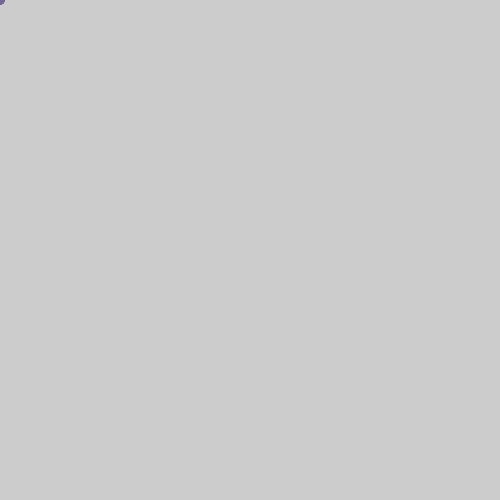
Frame 1 (no input)
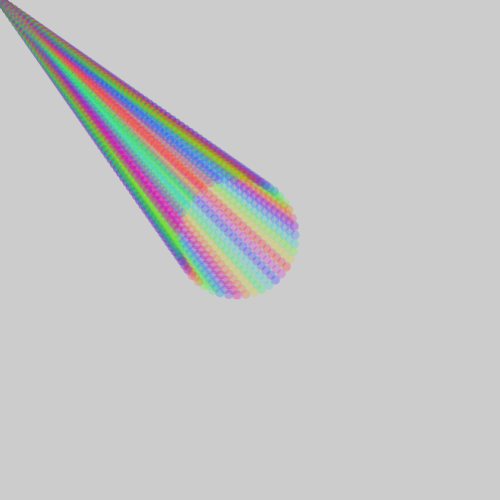
Frame 60 (no input)
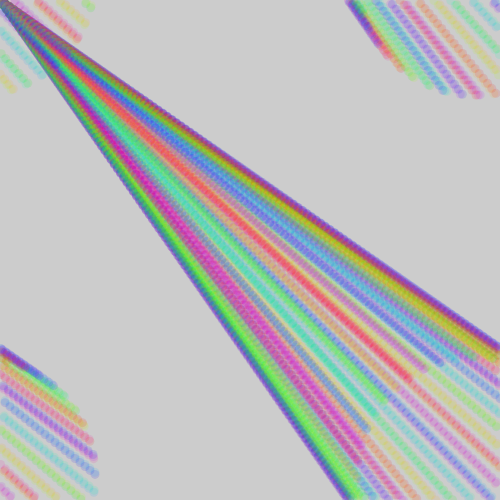
Frame 120 (the mouse pressed at the canvas centre since frame 60)

The p5.js sketch that drew these frames (run headless with seeded random() and noise() and a simulated clock; from frame 60 on, the mouse is pressed at the canvas centre):

// p5.js sketch
// ── sketch.js
// Concussion (p5.js 2.3.4 port of a #p5t Processing sketch)
// https://github.com/madparker/-p5t/blob/main/%23p5t/ArtSketch/08_20_2020/Concussion/Concussion.pde
// #p5t/ArtSketch/08_20_2020/Concussion/Concussion.pde

let f = 0;
let i = 99,
  n = 500;
let x = new Array(i).fill(0),
  y = new Array(i).fill(0),
  s = [],
  u = [];

function setup() {
  createCanvas(500, 500); // frame.setSize(500, 500) in draw()
  background(204); // Processing default background
}

function draw() {
  colorMode(HSB, 9);
  noStroke();
  for (i = 0; i < 99; i++) {
    if (f < 1) {
      s.push(sin(i) + 4);
      u.push(cos(i) + 4);
    }
    fill(i % 9, 9, 9, 1);
    circle(x[i], y[i], 9);
    x[i] += s[i];
    x[i] %= n;
    y[i] += u[i];
    y[i] %= n;
  }
  f++;
}

// ---- Original Processing source: #p5t/ArtSketch/08_20_2020/Concussion/Concussion.pde
/*
float f;int i=99,n=500;float[] x=new float[i],y=new float[i],s={},u={};void draw(){frame.setSize(n,n);colorMode(HSB,9);noStroke();for(i=0;i<99;i++){if(f<1){s=append(s,sin(i)+4);u=append(u,cos(i)+4);}fill(i%9,9,9,1);circle(x[i],y[i],9);x[i]+=s[i];x[i]%=n;y[i]+=u[i];y[i]%=n;}f++;}
*/

// ── style.css
html,
body {
  margin: 0;
  padding: 0;
}
body {
  display: flex;
  justify-content: center;
  align-items: center;
  min-height: 100vh;
  background-color: #d0d0d0;
}
canvas {
  display: block;
}
